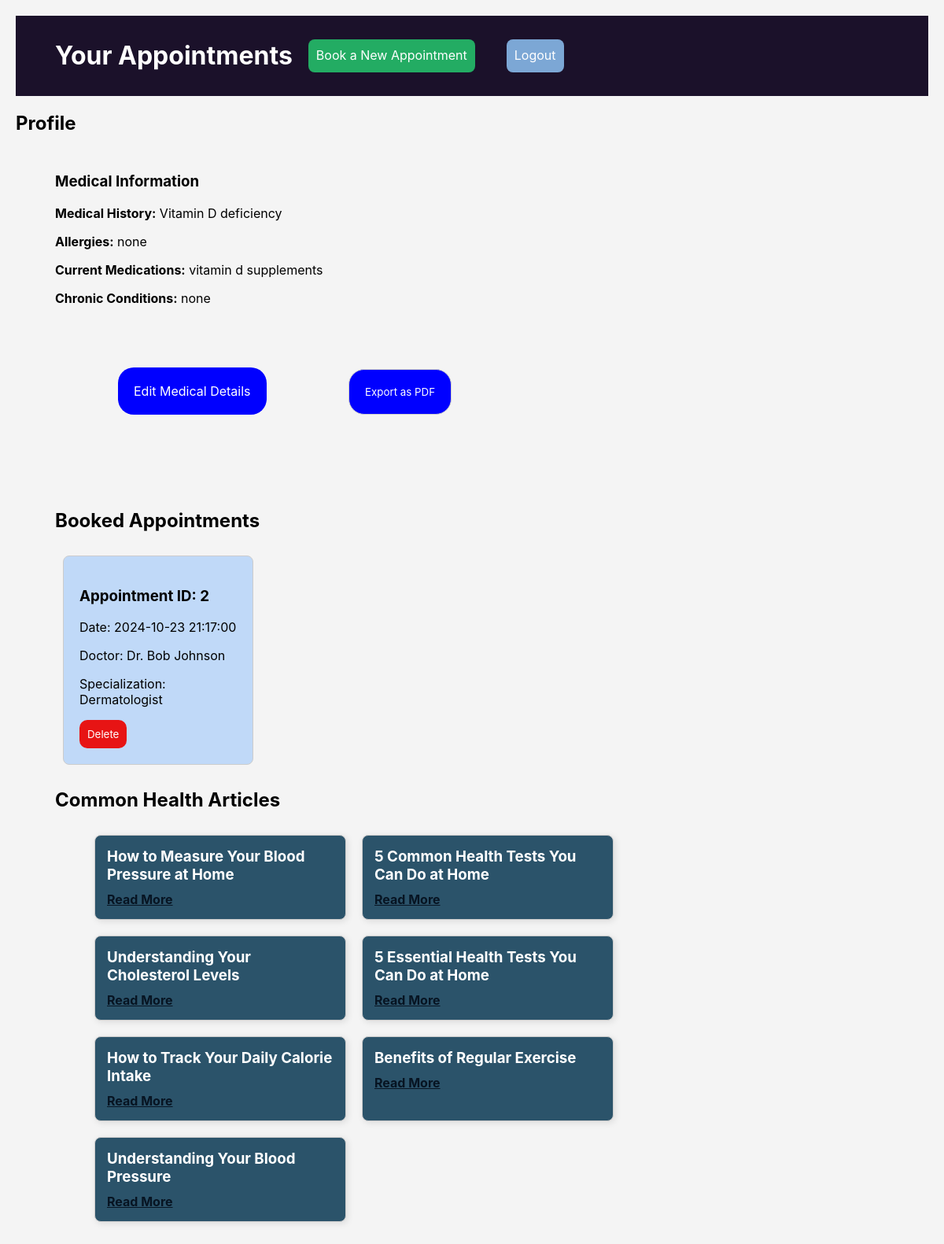
/dashboard.php (signed in), run on the app's committed database.
### tables this page shows
CREATE TABLE `medical_details` (
  `id` int(11) NOT NULL,
  `user_id` int(11) NOT NULL,
  `medical_history` text DEFAULT NULL,
  `allergies` text DEFAULT NULL,
  `current_medications` text DEFAULT NULL,
  `chronic_conditions` text DEFAULT NULL
);

CREATE TABLE `appointments` (
  `id` int(11) NOT NULL,
  `user_id` int(11) NOT NULL,
  `appointment_date` datetime NOT NULL,
  `doctor_id` int(11) NOT NULL
);

CREATE TABLE `doctors` (
  `id` int(11) NOT NULL,
  `name` varchar(100) NOT NULL,
  `specialization` varchar(100) NOT NULL
);

CREATE TABLE `articles` (
  `id` int(11) NOT NULL,
  `title` varchar(255) NOT NULL,
  `content` text NOT NULL
);

### dashboard.php (the view, shortened to what this page needs)
<?php
include 'database.php';
$article_stmt = $conn->prepare("SELECT * FROM articles");
if ($article_stmt->execute()) {
    $article_result = $article_stmt->get_result();
    $articles = $article_result->fetch_all(MYSQLI_ASSOC);
} else {
    echo "Error fetching articles: " . $article_stmt->error;
}
$appointment_stmt = $conn->prepare("
    SELECT a.id, d.name AS doctor_name, d.specialization, a.appointment_date
    FROM appointments a
    JOIN doctors d ON a.doctor_id = d.id
    WHERE a.user_id = ?
");
$appointment_stmt->bind_param("i", $_SESSION['user_id']);
$appointment_stmt->execute();
$appointments_result = $appointment_stmt->get_result();
$appointments = $appointments_result->fetch_all(MYSQLI_ASSOC);
$user_id = $_SESSION['user_id'];
$sql = "SELECT * FROM medical_details WHERE user_id = $user_id";
$result = $conn->query($sql);
$medical_details = $result->fetch_assoc();
?>
<!DOCTYPE html>
<html lang="en">
<head>
    <link rel="stylesheet" href="dash-style.css">
</head>
<body>
    <header style="padding:10px 50px;">
        <h1>Your Appointments</h1>
        <a href="book_appointment.php" class="book-btn">Book a New Appointment</a>
        <a href="index.php" class="logout-btn">Logout</a>
    </header>
    <h2>Profile</h2>
    <div style="padding:10px 50px;">
    <h3>Medical Information</h3>
        <p><strong>Medical History:</strong> <?php echo !empty($medical_details['medical_history']) ? $medical_details['medical_history'] : 'N/A'; ?></p>
        <p><strong>Allergies:</strong> <?php echo !empty($medical_details['allergies']) ? $medical_details['allergies'] : 'N/A'; ?></p>
        <p><strong>Current Medications:</strong> <?php echo !empty($medical_details['current_medications']) ? $medical_details['current_medications'] : 'N/A'; ?></p>
        <p><strong>Chronic Conditions:</strong> <?php echo !empty($medical_details['chronic_conditions']) ? $medical_details['chronic_conditions'] : 'N/A'; ?></p>
        <form action="export_pdf.php" method="post" style="margin:30px;">
        <a href="medical_details.php" style="text-decoration:none; padding:20px; margin:50px; background-color:blue; color:white; border-radius:20px;">Edit Medical Details</a>
            <input type="submit" style="text-decoration:none; padding:20px; margin:50px; background-color:blue; color:white; border-radius:20px; font-family:Inter; font-size: 100;" value="Export as PDF">
        </form>
    </div>
    <main style="padding:10px 50px;">
        <h2>Booked Appointments</h2>
        <div class="appointment-cards">
            <?php foreach ($appointments as $appointment): ?>
                <div class="card">
                    <h3>Appointment ID: <?= $appointment['id'] ?></h3>
                    <p>Date: <?= $appointment['appointment_date'] ?></p>
                    <p>Doctor: <?= $appointment['doctor_name'] ?></p>
                    <p>Specialization: <?= $appointment['specialization'] ?></p>
            <form method="POST" action="delete_appointment.php" style="display:inline;" >
                <button type="submit" onclick="return confirm('Are you sure you want to delete this appointment?');" class="delete-btn">Delete</button>
            </form>
                </div>
            <?php endforeach; ?>
        </div>
        <h2>Common Health Articles</h2>
<div class="article-container" style="padding:10px 50px;">
    <?php foreach ($articles as $article): ?>
        <div class="article-card">
            <h3><?= $article['title'] ?></h3>
            <a href="article.php?id=<?= $article['id'] ?>" class="read-more">Read More</a>
        </div>
    <?php endforeach; ?>
</div>
    </main>
</body>
</html>

### dash-style.css (style rules this page uses)
body { font-family:Inter; background-color: #f4f4f4; margin: 0; padding: 20px; }
header { background: #1b112a; color: #fff; padding: 10px 20px; display: flex; }
.logout-btn { text-decoration: none; color:white; font-family: Inter; padding:10px; border-radius: 8px; background-color: #7ca7d5; margin: 20px; display: flex; }
.book-btn { text-decoration: none; color:white; padding:10px; border-radius: 8px; background-color: #23ac63; margin: 20px; display:flex; text-align: center; display: inline-block }
input { padding: 10px; margin: 10px; border: 1px solid #ccc; font-family: Inter; }
.appointment-cards { display: flex; flex-wrap: wrap; }
.card { background: #c0d9f8; border: 1px solid #ccc; border-radius: 8px; margin: 10px; padding: 20px; width: 200px; transition: transform 0.2s; }
.article-container { display: flex; flex-wrap: wrap; gap: 20px; margin: 20px 0; }
.article-card { background: #2b536a; border: 1px solid #ccc; color:white; border-radius: 8px; padding: 15px; width: 30%; box-shadow: 2px 2px 8px rgba(0, 0, 0, 0.1); transition: transform 0.2s; }
.article-card h3 { margin: 0 0 10px 0; }
.read-more { color: #071422; font-weight: bold; }
.delete-btn { background-color: rgb(231, 20, 20); font-family:Inter; color:white; padding:10px; border-radius: 10px; box-shadow: none; border:none; }

### data on the page
medical_details: medical_history "Vitamin D deficiency", allergies "none", current_medications "vitamin d supplements", chronic_conditions "none"
appointments: id "2", appointment_date "2024-10-23 21:17:00", doctor.name "Dr. Bob Johnson", doctor.specialization "Dermatologist"
articles: title "How to Measure Your Blood Pressure at Home"
articles: title "5 Common Health Tests You Can Do at Home"
articles: title "Understanding Your Cholesterol Levels"
articles: title "5 Essential Health Tests You Can Do at Home"
articles: title "How to Track Your Daily Calorie Intake"
articles: title "Benefits of Regular Exercise"
articles: title "Understanding Your Blood Pressure"
